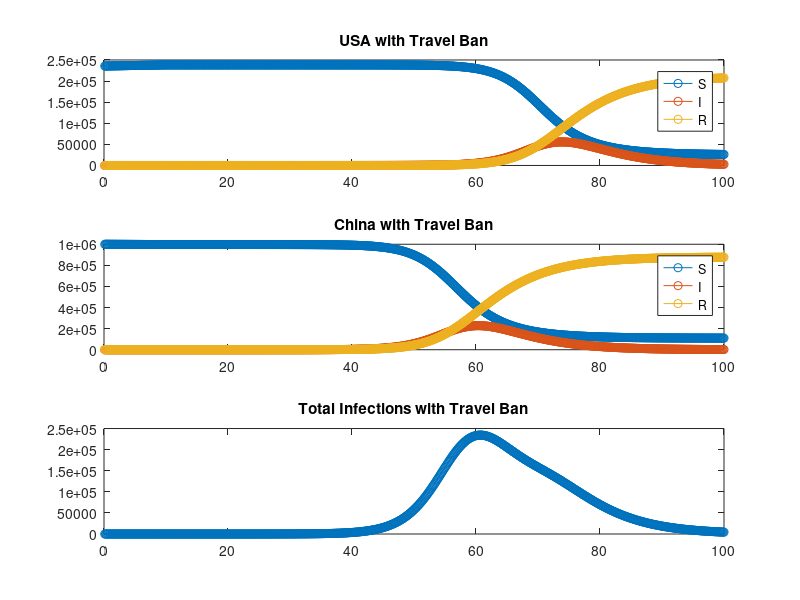

MATLAB code for this plot:
city1=[]; % the United States
city2=[]; % China
totalInfections=[];
N=[235606 1000000]; % populations of USA and China respectively

%SIR model
S=[235606 999999.9706]; 
I=[0 .0294];
R=[0 0];

a=1/2;
b=1/5;
T=100; % with units days
dt=1/8;
clockmax=ceil(T/dt);

% exchange rates - percentage of population every day
e1=0.0001; % people traveling out of USA and going into China
e2=.0003; % people traveling out of China and going into USA
for i = 1:clockmax
    t=i*dt;
    
    S=S-dt*a*S.*I./N;
    I=I+dt*(a*I.*S./N-b*I);
    R=R+dt*b*I;
    
    
    SS=S(1);
    II=I(1);
    RR=R(1);
    
    % showing a travel ban after 10 days
    if t < 10
        % updating the population of city one of people leaving and people
        % coming in 
        S(1)=S(1)+(-e1*S(1)+e2*S(2))*dt;
        I(1)=I(1)+(-e1*I(1)+e2*I(2))*dt;
        R(1)=R(1)+(-e1*R(1)+e2*R(2))*dt;

        % updating the population of city two of people leaving and people
        % coming in 
        S(2)=S(2)+(-e2*S(2)+e1*SS)*dt;
        I(2)=I(2)+(-e2*I(2)+e1*II)*dt;
        R(2)=R(2)+(-e2*R(2)+e1*RR)*dt;
    end
    
    population = S(1)+S(2)+I(1)+I(2)+R(1)+R(2);
    
    city1(i,:)=[t S(1) I(1) R(1)];
    city2(i,:)=[t S(2) I(2) R(2)];
    totalInfections(i,:)=[t I(1)+I(2)];
    
end
%set the figure window title
figure('Name','Travel restrictions implemented','NumberTitle','off') 
for j = 2:4
    subplot(3,1,1)
    plot (city1(:,1),city1(:,j),'-o');
    title ('USA with Travel Ban');
    hold on
end
legend('S', 'I', 'R');

for j = 2:4
    subplot(3,1,2)
    plot (city2(:,1),city2(:,j),'-o');
    title ('China with Travel Ban');
    hold on
end
legend('S', 'I', 'R');

subplot(3,1,3);
plot (totalInfections(:,1), totalInfections(:,2), '-o');
title ('Total Infections with Travel Ban'); 
hold on
